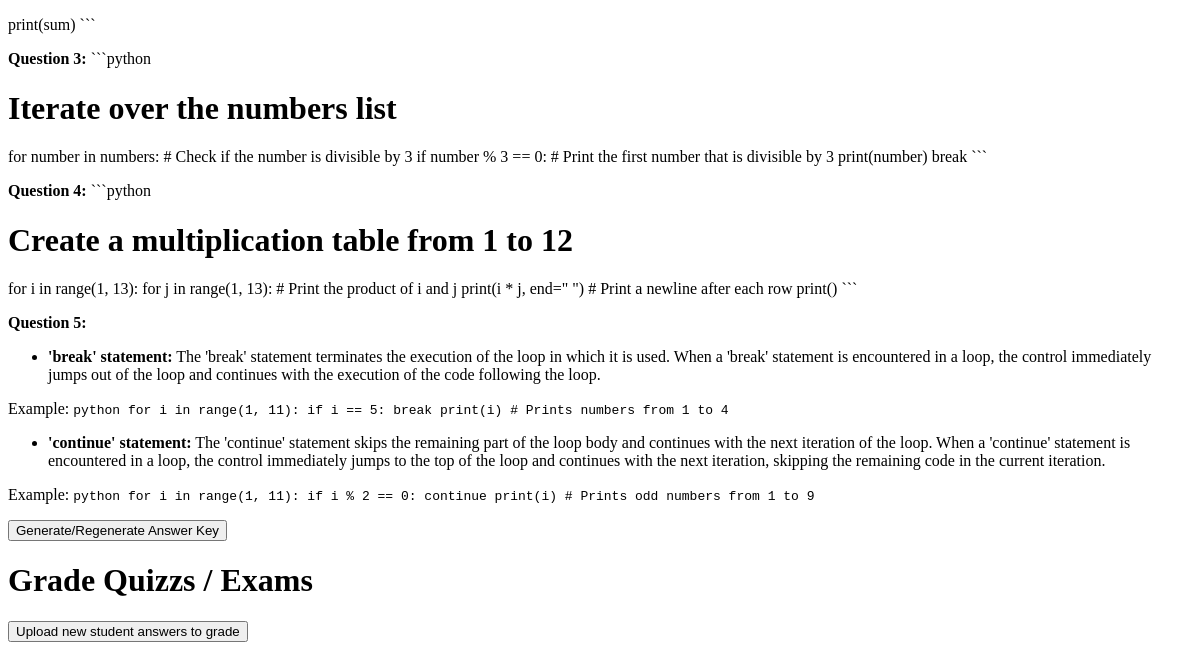
The page /course/4/quiz/6/ (lower part) on the database as committed earlier.
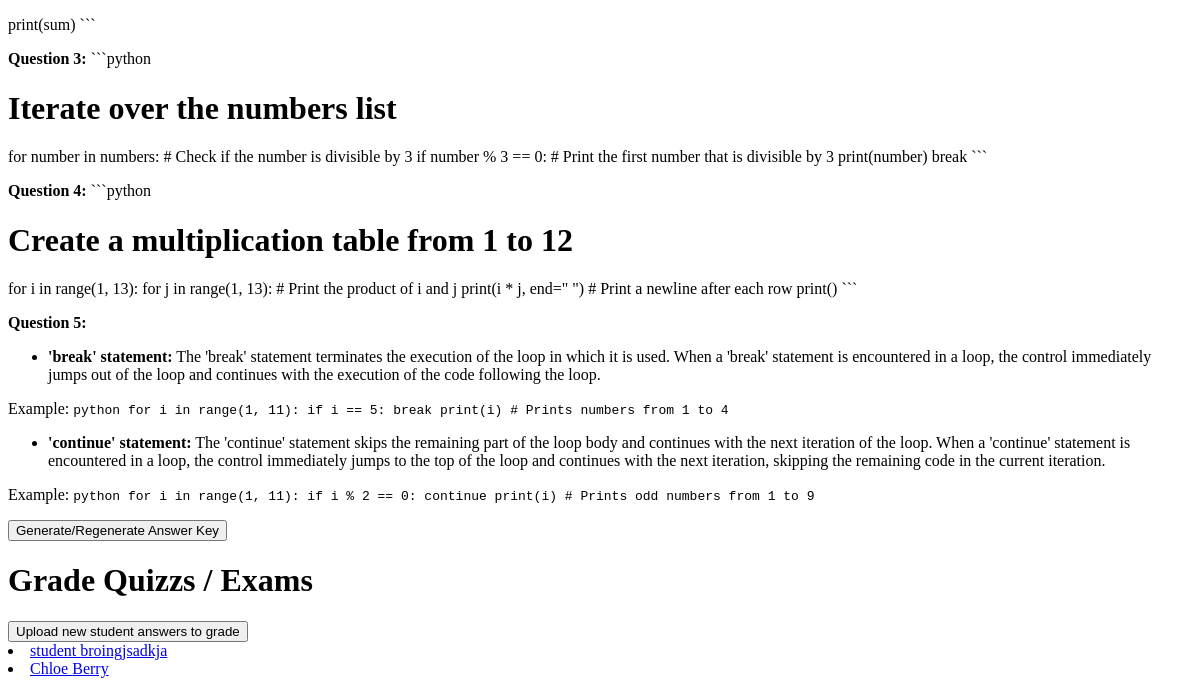
The same page on the database as committed later.
### courses/models.py (models this page shows, shortened)
class Student_Quiz(models.Model):
    student_f_name = models.CharField(max_length=200)
    student_l_name = models.CharField(max_length=200)
    quiz = models.ForeignKey(Quiz, on_delete=models.CASCADE)
    submission = models.TextField()
    grade = models.TextField()

### courses/views/quiz_views.py (the view)
# urls.py: path('course/<int:course_id>/quiz/<int:quiz_id>/', quiz_views.quiz_detail, name='quiz_detail'),
def quiz_detail(request, course_id, quiz_id):
    course = get_object_or_404(Course, pk=course_id)
    quiz = get_object_or_404(Quiz, pk=quiz_id)
    graded_quizes = Student_Quiz.objects.filter(quiz=quiz)
    return render(request, 'courses/quiz_detail.html', {'course': course, 'quiz': quiz, 'answerkey': quiz.answerkey, 'graded_quizes': graded_quizes})

### courses/templates/courses/quiz_detail.html (shortened to what this page needs)
{% load markdown_deux_tags %}
{{ answerkey|markdown|safe }}
<button onclick="window.location.href='/course/{{ course.id }}/quiz/{{ quiz.id }}/generate_quiz_answer_key/';">
    Generate/Regenerate Answer Key
</button>
<h1>Grade Quizzs / Exams</h1>
<button onclick="window.location.href='/course/{{ course.id }}/quiz/{{ quiz.id }}/grade_student_quiz/';">
    Upload new student answers to grade
</button>
{% for graded_quiz in graded_quizes %}
    <li><a href="{% url 'student_quiz_detail' course.id quiz.id graded_quiz.id %}">{{ graded_quiz.student_f_name }} {{ graded_quiz.student_l_name }}</a></li>
{% endfor %}

Rows that differ between the two databases and show on the page:
added Student_Quiz: student_f_name "student", student_l_name "broingjsadkja"
added Student_Quiz: student_f_name "Chloe", student_l_name "Berry"
